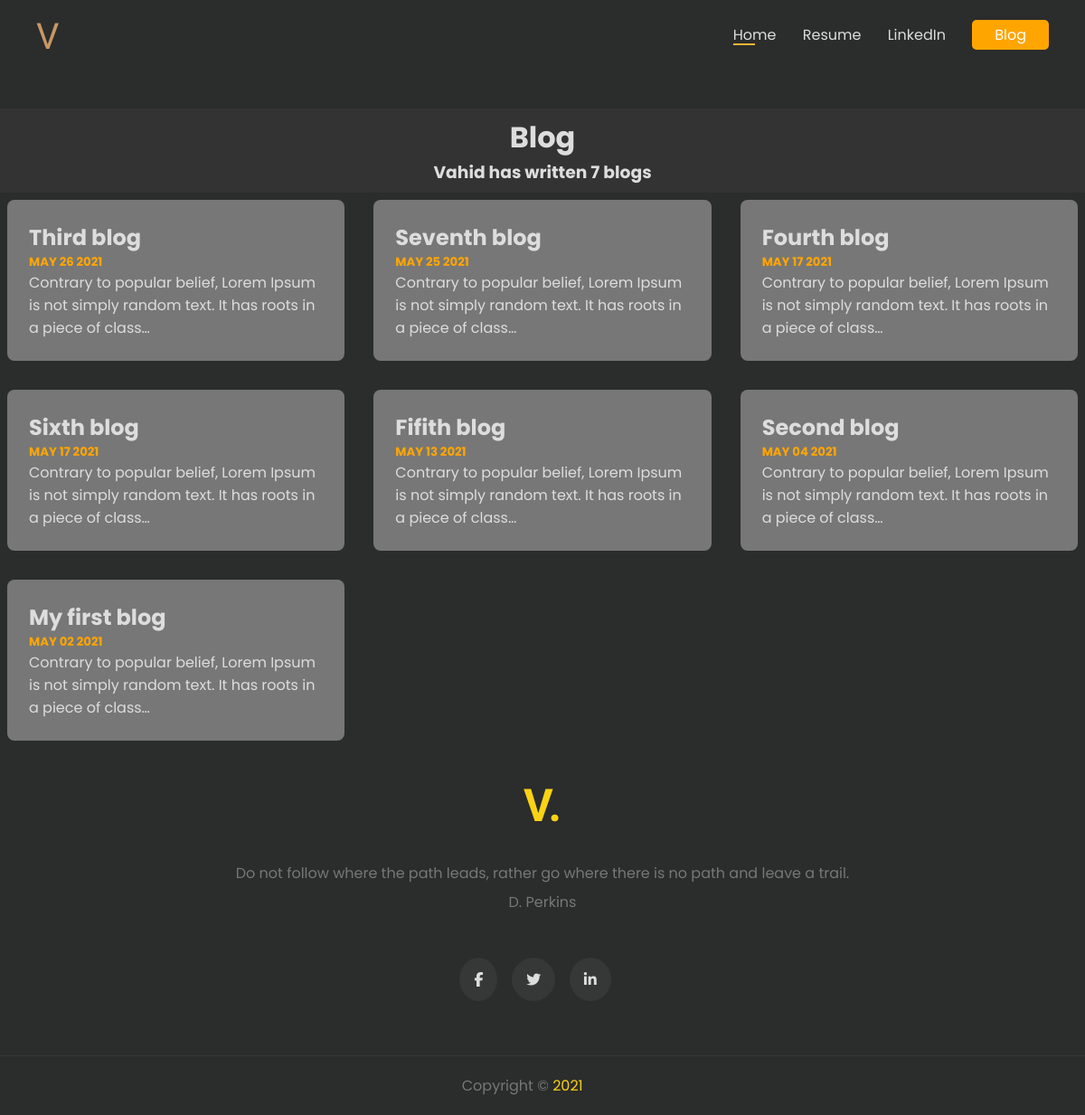
Screenshot of /blog/ with the database file from the repository.
### blog/models.py (models this page shows, shortened)
class Blog(models.Model):
    title = models.CharField(max_length=200)
    description = models.TextField()
    date = models.DateField(default=datetime.now, blank=True)

### blog/views.py (the view)
# urls.py: path('', views.all_blogs, name="all_blogs"),
def all_blogs(request):
    blogs = Blog.objects.order_by('-date')
    return render (request, 'blog/all_blogs.html', {'blogs':blogs})

### blog/templates/blog/all_blogs.html
{% extends "portfolio/base.html" %}
{% load static %}
{% block content %}
</header>
<div class="blogInfo">
<h1>Blog</h1>
<h3>Vahid has written {{ blogs.count }} blog{{ blogs.count|pluralize }}</h3>
</div>
<div class="blogs">
{% for blog in blogs %}
  <div class="blog">
    <a href="{% url 'blog:detail' blog.id %}">
      <h2>{{ blog.title }}</h2>
    </a>
    <h5 class="date">{{ blog.date|date:'M d Y'|upper }}</h5>
    <p>{{ blog.description|striptags|truncatechars:100 }}</p>
  </div>
{% endfor %}
</div>
{% endblock %}

### portfolio/templates/portfolio/base.html (shortened to what this page needs)
{% load static %}
<!doctype html>
<html lang="en">
<head>
  <link rel="stylesheet" href='{% static "portfolio/style.css" %}'>
</head>
<body>
<header>
  <div class="navbar">
    <div class="logo">
    <a href="{% url 'home' %}"> <span class="v"> V  </span></a>
    </div>
    <ul class="menu">
      <li><a href="{% url 'home' %}" class="menuLink active"> Home</a></li>
      <li class="nav-item">
        <a class="menuLink" href="{% static 'portfolio/cv.pdf' %}">Resume</a>
      </li>
      <li class="nav-item">
            <a class="menuLink" href="https://www.linkedin.com/in/vahid-niamadpour-a3ba1a205/" target="_blank">LinkedIn</a>
      </li>
      <li> <a href="{% url 'blog:all_blogs' %}" class="menuLink blogButton">Blog</a>
      </li>
    </ul>
  </div>
    {% block content %}{% endblock %}
  <section class="bottom">
    <h1 class="bottomLogo v">V.</h1>
    <p>Do not follow where the path leads, rather go where there is no path and leave a trail.
    <br> D. Perkins</p>
    <div class="logos"><a href="https://www.facebook.com/vahada.navada/" target="_blank"><i class="fab fa-facebook-f"></i></a> &#8287; &#8287;<a href="https://twitter.com/VahidNia" target="_blank"><i
          class="fab fa-twitter"></i></a> &#8287; &#8287;<a href="https://www.linkedin.com/in/vahid-niamadpour-a3ba1a205/" target="_blank"><i class="fab fa-linkedin-in"></i></a> &#8287;
      &#8287;</div>
  </section>
    <footer>
      <p>Copyright © <span id="copyright-year"></span> <span class="v">Vahid</span></p>
    </footer>
</body>
</html>

### portfolio/static/portfolio/style.css (style rules this page uses)
:root { --color1: #2b2c2c; --color2: #fff; --color3: #ddd; --color4: #feb633; }
html { scroll-behavior: smooth; }
*, body { box-sizing: border-box; margin: 0; padding: 0; }
body { font-family: poppins; color: var(--color3); background-color: var(--color1); }
a { text-decoration: none; color: var(--color3); }
ul { list-style: none; }
li { margin-left: 25px; display: inline; vertical-align: middle; font-size: 1rem; }
header { padding-bottom: 50px; }
.navbar { margin-top: 10px; display: flex; justify-content: space-between; padding: 0 40px; }
.menu { margin-top: 15px; }
.navbar li { background-color: var(--color1); height: 110px; }
li a.menuLink { position: relative; }
li a.menuLink::before { content: ""; position: absolute; width: 0; height: 2px; bottom: 0; left: 10; background-color: var(--color4); transition: all 0.3s ease-in-out; }
.blogButton { background-color: orange; padding: 5px 25px; color: white; border-radius: 5px; transition: 0.5s; }
.navbar ul li .active::before { content: ""; position: absolute; width: 50%; height: 2px; bottom: 0; left: 10; background-color: var(--color4); transition: all 0.3s ease-in-out; }
.logo { margin-top: 0px; font-size: 2.5rem; color: var(--color4); }
.logo .v { color: #c79864; }
.v { font-family: "Reggae one"; color: transparent; }
.bottom { padding-top: 5px; padding-bottom: 60px; text-align: center; }
.bottomLogo { font-size: 50px; color: #fbd214; margin: 30px 0; }
.bottom p { margin-bottom: 45px; line-height: 2rem; color: #777777; }
.bottom i { padding: 15px; border: 1px solid #363737; border-radius: 50%; background-color: #363737; transition: 0.4s; }
footer { padding: 20px 0; border-top: 1px solid #363737; text-align: center; }
footer p { color: #777777; }
footer span { color: #fbd214; }
.blogInfo { text-align: center; background-color: #333333; padding: 0.5rem 0; }
.blogs { display: grid; grid-template-columns: 1fr 1fr 1fr; grid-gap: 1rem; }
.blog { background-color: #777777; padding: 1.5rem; margin: 0.5rem; border-radius: 0.5rem; transition: 0.9s; }
.blog p { color: #ddd; }
.date { color: orange; }

### rows the page displays
Blog: title "Third blog", date "MAY 26 2021", description "Contrary to popular belief, Lorem Ipsum is not simply random text. It has roots in a piece of class…"
Blog: title "Seventh blog", date "MAY 25 2021", description "Contrary to popular belief, Lorem Ipsum is not simply random text. It has roots in a piece of class…"
Blog: title "Fourth blog", date "MAY 17 2021", description "Contrary to popular belief, Lorem Ipsum is not simply random text. It has roots in a piece of class…"
Blog: title "Sixth blog", date "MAY 17 2021", description "Contrary to popular belief, Lorem Ipsum is not simply random text. It has roots in a piece of class…"
Blog: title "Fifith blog", date "MAY 13 2021", description "Contrary to popular belief, Lorem Ipsum is not simply random text. It has roots in a piece of class…"
Blog: title "Second blog", date "MAY 04 2021", description "Contrary to popular belief, Lorem Ipsum is not simply random text. It has roots in a piece of class…"
Blog: title "My first blog", date "MAY 02 2021", description "Contrary to popular belief, Lorem Ipsum is not simply random text. It has roots in a piece of class…"

### other values shown
{{ blogs.count }} "7"
